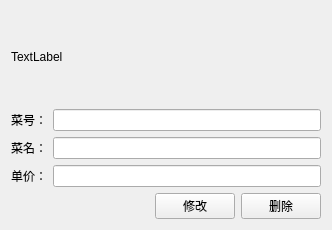
<?xml version="1.0" encoding="UTF-8"?>
<ui version="4.0">
 <class>Change</class>
 <widget class="QWidget" name="Change">
  <property name="geometry">
   <rect>
    <x>0</x>
    <y>0</y>
    <width>332</width>
    <height>230</height>
   </rect>
  </property>
  <property name="windowTitle">
   <string>Form</string>
  </property>
  <layout class="QGridLayout" name="gridLayout">
   <item row="0" column="0">
    <layout class="QVBoxLayout" name="verticalLayout_2">
     <item>
      <widget class="QLabel" name="lb_mode">
       <property name="text">
        <string>TextLabel</string>
       </property>
      </widget>
     </item>
     <item>
      <layout class="QVBoxLayout" name="verticalLayout">
       <item>
        <layout class="QHBoxLayout" name="horizontalLayout">
         <item>
          <widget class="QLabel" name="lb_1">
           <property name="text">
            <string>菜号：</string>
           </property>
          </widget>
         </item>
         <item>
          <widget class="QLineEdit" name="le_1"/>
         </item>
        </layout>
       </item>
       <item>
        <layout class="QHBoxLayout" name="horizontalLayout_2">
         <item>
          <widget class="QLabel" name="lb_2">
           <property name="text">
            <string>菜名：</string>
           </property>
          </widget>
         </item>
         <item>
          <widget class="QLineEdit" name="le_2"/>
         </item>
        </layout>
       </item>
       <item>
        <layout class="QHBoxLayout" name="horizontalLayout_3">
         <item>
          <widget class="QLabel" name="lb_3">
           <property name="text">
            <string>单价：</string>
           </property>
          </widget>
         </item>
         <item>
          <widget class="QLineEdit" name="le_3"/>
         </item>
        </layout>
       </item>
       <item>
        <layout class="QHBoxLayout" name="horizontalLayout_4">
         <item>
          <spacer name="horizontalSpacer">
           <property name="orientation">
            <enum>Qt::Horizontal</enum>
           </property>
           <property name="sizeHint" stdset="0">
            <size>
             <width>40</width>
             <height>20</height>
            </size>
           </property>
          </spacer>
         </item>
         <item>
          <widget class="QPushButton" name="pb_change">
           <property name="text">
            <string>修改</string>
           </property>
          </widget>
         </item>
         <item>
          <widget class="QPushButton" name="pb_rm">
           <property name="text">
            <string>删除</string>
           </property>
          </widget>
         </item>
        </layout>
       </item>
      </layout>
     </item>
    </layout>
   </item>
  </layout>
 </widget>
 <resources/>
 <connections/>
</ui>
